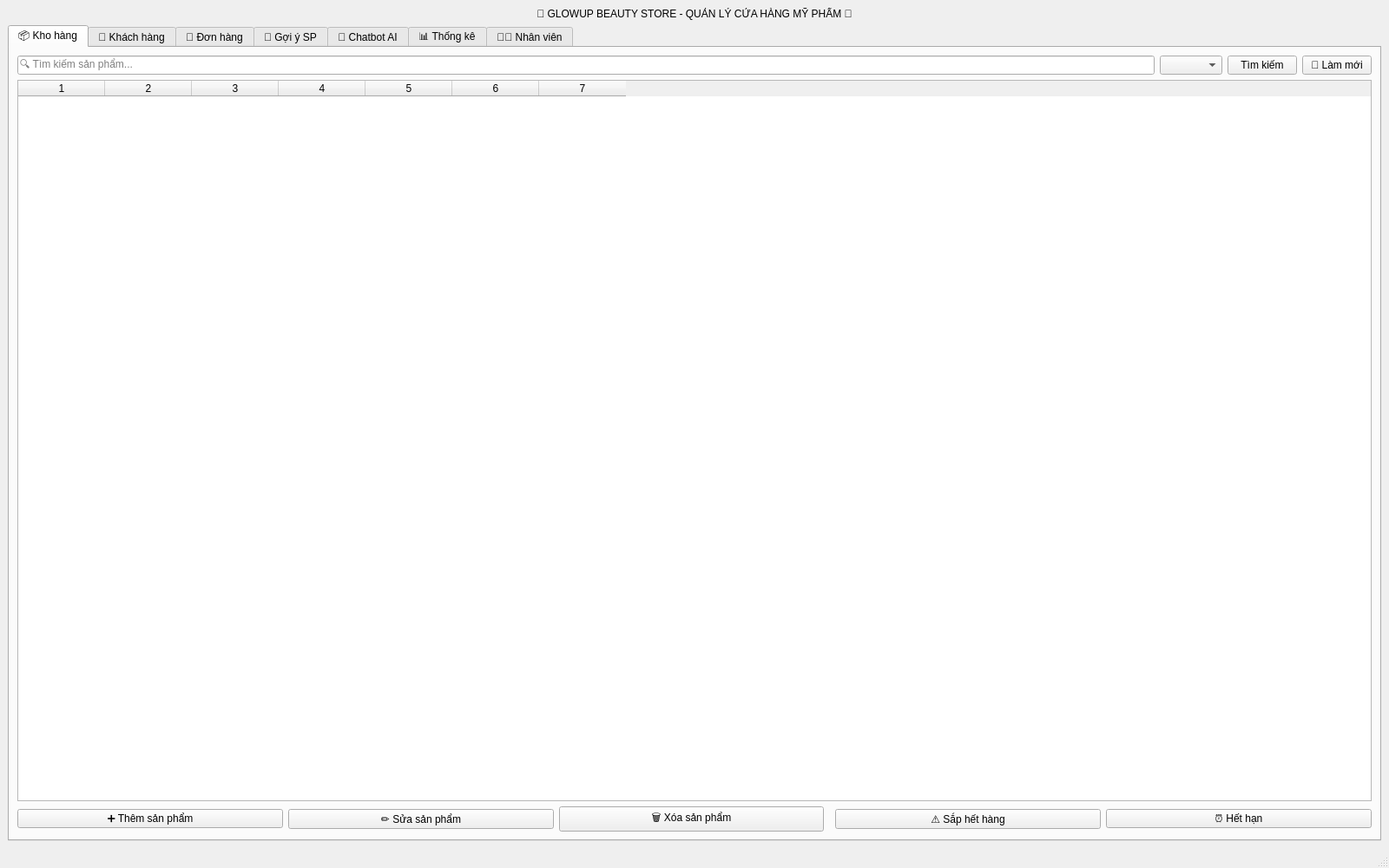
<?xml version="1.0" encoding="UTF-8"?>
<ui version="4.0">
 <class>AdminWindow</class>
 <widget class="QMainWindow" name="AdminWindow">
  <property name="geometry">
   <rect><x>0</x><y>0</y><width>1600</width><height>1000</height></rect>
  </property>
  <property name="windowTitle">
   <string>GLOWUP Beauty Store - Quản lý Admin</string>
  </property>
  <widget class="QWidget" name="centralwidget">
   <layout class="QVBoxLayout" name="verticalLayout">
    <item>
     <widget class="QLabel" name="lblTitle">
      <property name="alignment"><set>Qt::AlignCenter</set></property>
      <property name="text"><string>🧴 GLOWUP BEAUTY STORE - QUẢN LÝ CỬA HÀNG MỸ PHẨM 🧴</string></property>
     </widget>
    </item>
    <item>
     <widget class="QTabWidget" name="tabWidget">
      <!-- Tab 1: Kho hàng -->
      <widget class="QWidget" name="tabInventory">
       <attribute name="title"><string>📦 Kho hàng</string></attribute>
       <layout class="QVBoxLayout">
        <item>
         <layout class="QHBoxLayout">
          <item><widget class="QLineEdit" name="txtSearchProduct"><property name="placeholderText"><string>🔍 Tìm kiếm sản phẩm...</string></property></widget></item>
          <item><widget class="QComboBox" name="cboCategory"/></item>
          <item><widget class="QPushButton" name="btnSearchProduct"><property name="text"><string>Tìm kiếm</string></property></widget></item>
          <item><widget class="QPushButton" name="btnRefreshProduct"><property name="text"><string>🔄 Làm mới</string></property></widget></item>
         </layout>
        </item>
        <item><widget class="QTableWidget" name="tblProducts"><property name="columnCount"><number>7</number></property></widget></item>
        <item>
         <layout class="QHBoxLayout">
          <item><widget class="QPushButton" name="btnAddProduct"><property name="text"><string>➕ Thêm sản phẩm</string></property></widget></item>
          <item><widget class="QPushButton" name="btnEditProduct"><property name="text"><string>✏️ Sửa sản phẩm</string></property></widget></item>
          <item><widget class="QPushButton" name="btnDeleteProduct"><property name="text"><string>🗑️ Xóa sản phẩm</string></property></widget></item>
          <item><spacer><property name="orientation"><enum>Qt::Horizontal</enum></property></spacer></item>
          <item><widget class="QPushButton" name="btnLowStock"><property name="text"><string>⚠️ Sắp hết hàng</string></property></widget></item>
          <item><widget class="QPushButton" name="btnExpired"><property name="text"><string>⏰ Hết hạn</string></property></widget></item>
         </layout>
        </item>
       </layout>
      </widget>
      <!-- Tab 2: Khách hàng -->
      <widget class="QWidget" name="tabCustomers">
       <attribute name="title"><string>👥 Khách hàng</string></attribute>
       <layout class="QVBoxLayout">
        <item>
         <layout class="QHBoxLayout">
          <item><widget class="QLineEdit" name="txtSearchCustomer"><property name="placeholderText"><string>🔍 Tìm theo tên hoặc SĐT...</string></property></widget></item>
          <item><widget class="QPushButton" name="btnSearchCustomer"><property name="text"><string>Tìm kiếm</string></property></widget></item>
          <item><widget class="QPushButton" name="btnRefreshCustomer"><property name="text"><string>🔄 Làm mới</string></property></widget></item>
         </layout>
        </item>
        <item><widget class="QTableWidget" name="tblCustomers"><property name="columnCount"><number>7</number></property></widget></item>
        <item>
         <layout class="QHBoxLayout">
          <item><widget class="QPushButton" name="btnAddCustomer"><property name="text"><string>➕ Thêm khách hàng</string></property></widget></item>
          <item><widget class="QPushButton" name="btnEditCustomer"><property name="text"><string>✏️ Sửa thông tin</string></property></widget></item>
          <item><widget class="QPushButton" name="btnViewCustomer"><property name="text"><string>👁️ Xem chi tiết</string></property></widget></item>
         </layout>
        </item>
       </layout>
      </widget>
      <!-- Tab 3: Đơn hàng -->
      <widget class="QWidget" name="tabOrders">
       <attribute name="title"><string>🛒 Đơn hàng</string></attribute>
       <layout class="QHBoxLayout">
        <item>
         <widget class="QGroupBox" name="groupBox">
          <property name="title"><string>DANH SÁCH ĐƠN HÀNG</string></property>
          <layout class="QVBoxLayout">
           <item><widget class="QTableWidget" name="tblOrders"><property name="columnCount"><number>5</number></property></widget></item>
           <item>
            <layout class="QHBoxLayout">
             <item><widget class="QPushButton" name="btnNewOrder"><property name="text"><string>🛒 Tạo đơn mới</string></property></widget></item>
             <item><widget class="QPushButton" name="btnViewOrder"><property name="text"><string>👁️ Xem chi tiết</string></property></widget></item>
             <item><widget class="QPushButton" name="btnPrintInvoice"><property name="text"><string>🖨️ In hóa đơn</string></property></widget></item>
             <item><widget class="QPushButton" name="btnExportPDF"><property name="text"><string>📊 Xuất Excel</string></property></widget></item>
            </layout>
           </item>
          </layout>
         </widget>
        </item>
        <item>
         <widget class="QGroupBox" name="groupBox_2">
          <property name="title"><string>TẠO ĐƠN MỚI:</string></property>
          <layout class="QVBoxLayout">
           <item><widget class="QLineEdit" name="txtOrderPhone"><property name="placeholderText"><string>Nhập SĐT...</string></property></widget></item>
           <item><widget class="QLineEdit" name="txtOrderCustomerName"><property name="readOnly"><bool>true</bool></property></widget></item>
           <item><widget class="QPushButton" name="btnFindCustomer"><property name="text"><string>🔍 Tìm khách hàng</string></property></widget></item>
           <item><widget class="QTableWidget" name="tblCart"><property name="columnCount"><number>3</number></property></widget></item>
           <item>
            <layout class="QHBoxLayout">
             <item><widget class="QPushButton" name="btnAddToCart"><property name="text"><string>➕ Thêm SP</string></property></widget></item>
             <item><widget class="QPushButton" name="btnRemoveFromCart"><property name="text"><string>➖ Xóa SP</string></property></widget></item>
            </layout>
           </item>
           <item><widget class="QLabel" name="lblTotal"><property name="text"><string>💰 Tổng: 0đ</string></property></widget></item>
           <item><widget class="QPushButton" name="btnCheckout"><property name="text"><string>✅ THANH TOÁN</string></property></widget></item>
          </layout>
         </widget>
        </item>
       </layout>
      </widget>
      <!-- Tab 4: Gợi ý SP -->
      <widget class="QWidget" name="tabRecommend">
       <attribute name="title"><string>💄 Gợi ý SP</string></attribute>
       <layout class="QVBoxLayout">
        <item><widget class="QTableWidget" name="tblRecommend"><property name="columnCount"><number>5</number></property></widget></item>
       </layout>
      </widget>
      <!-- Tab 5: Chatbot -->
      <widget class="QWidget" name="tabChatbot">
       <attribute name="title"><string>🤖 Chatbot AI</string></attribute>
       <layout class="QVBoxLayout">
        <item><widget class="QTextEdit" name="txtChatHistory"><property name="readOnly"><bool>true</bool></property></widget></item>
        <item>
         <layout class="QHBoxLayout">
          <item><widget class="QLineEdit" name="txtChatInput"/></item>
          <item><widget class="QPushButton" name="btnSendChat"><property name="text"><string>📤 Gửi</string></property></widget></item>
          <item><widget class="QPushButton" name="btnClearChat"><property name="text"><string>🗑️ Xóa</string></property></widget></item>
         </layout>
        </item>
       </layout>
      </widget>
      <!-- Tab 6: Thống kê -->
      <widget class="QWidget" name="tabAnalytics">
       <attribute name="title"><string>📊 Thống kê</string></attribute>
       <layout class="QVBoxLayout">
        <item>
         <layout class="QHBoxLayout">
          <item>
           <widget class="QGroupBox" name="groupBox_4">
            <property name="title"><string>📈 Tổng quan</string></property>
            <layout class="QVBoxLayout">
             <item><widget class="QLabel" name="lblTotalProducts"><property name="text"><string>📦 Tổng sản phẩm: 0</string></property></widget></item>
             <item><widget class="QLabel" name="lblTotalCustomers"><property name="text"><string>👥 Tổng khách hàng: 0</string></property></widget></item>
             <item><widget class="QLabel" name="lblTotalOrders"><property name="text"><string>🛒 Tổng đơn hàng: 0</string></property></widget></item>
             <item><widget class="QLabel" name="lblTotalRevenue"><property name="text"><string>💰 Tổng doanh thu: 0đ</string></property></widget></item>
            </layout>
           </widget>
          </item>
          <item>
           <widget class="QGroupBox" name="groupBox_5">
            <property name="title"><string>🏆 Top sản phẩm bán chạy</string></property>
            <layout class="QVBoxLayout">
             <item><widget class="QTableWidget" name="tblTopProducts"><property name="columnCount"><number>4</number></property></widget></item>
            </layout>
           </widget>
          </item>
         </layout>
        </item>
        <item>
         <widget class="QGroupBox" name="groupBox_6">
          <property name="title"><string>⚠️ Sản phẩm cần nhập thêm</string></property>
          <layout class="QVBoxLayout">
           <item><widget class="QTableWidget" name="tblLowStock"><property name="columnCount"><number>5</number></property></widget></item>
          </layout>
         </widget>
        </item>
        <item>
         <layout class="QHBoxLayout">
          <item><widget class="QPushButton" name="btnRefreshStats"><property name="text"><string>🔄 Cập nhật thống kê</string></property></widget></item>
          <item><widget class="QPushButton" name="btnExportExcel"><property name="text"><string>📊 Xuất Excel báo cáo</string></property></widget></item>
          <item><spacer><property name="orientation"><enum>Qt::Horizontal</enum></property></spacer></item>
         </layout>
        </item>
       </layout>
      </widget>
      <!-- Tab 7: Nhân viên -->
      <widget class="QWidget" name="tabStaff">
       <attribute name="title"><string>👨‍💼 Nhân viên</string></attribute>
       <layout class="QVBoxLayout">
        <item>
         <layout class="QHBoxLayout">
          <item><widget class="QLineEdit" name="txtSearchStaff"><property name="placeholderText"><string>🔍 Tìm theo tên...</string></property></widget></item>
          <item><widget class="QComboBox" name="cboStaffRole"/></item>
          <item><widget class="QPushButton" name="btnSearchStaff"><property name="text"><string>Tìm kiếm</string></property></widget></item>
          <item><widget class="QPushButton" name="btnRefreshStaff"><property name="text"><string>🔄 Làm mới</string></property></widget></item>
         </layout>
        </item>
        <item><widget class="QTableWidget" name="tblStaff"><property name="columnCount"><number>7</number></property></widget></item>
        <item>
         <layout class="QHBoxLayout">
          <item><widget class="QPushButton" name="btnAddStaff"><property name="text"><string>➕ Thêm nhân viên</string></property></widget></item>
          <item><widget class="QPushButton" name="btnEditStaff"><property name="text"><string>✏️ Sửa</string></property></widget></item>
          <item><widget class="QPushButton" name="btnDeleteStaff"><property name="text"><string>🗑️ Xóa</string></property></widget></item>
          <item><widget class="QPushButton" name="btnAssignShift"><property name="text"><string>🕒 Phân ca</string></property></widget></item>
         </layout>
        </item>
       </layout>
      </widget>
     </widget>
    </item>
   </layout>
  </widget>
  <widget class="QStatusBar" name="statusbar"/>
 </widget>
 <resources/>
 <connections/>
</ui>
